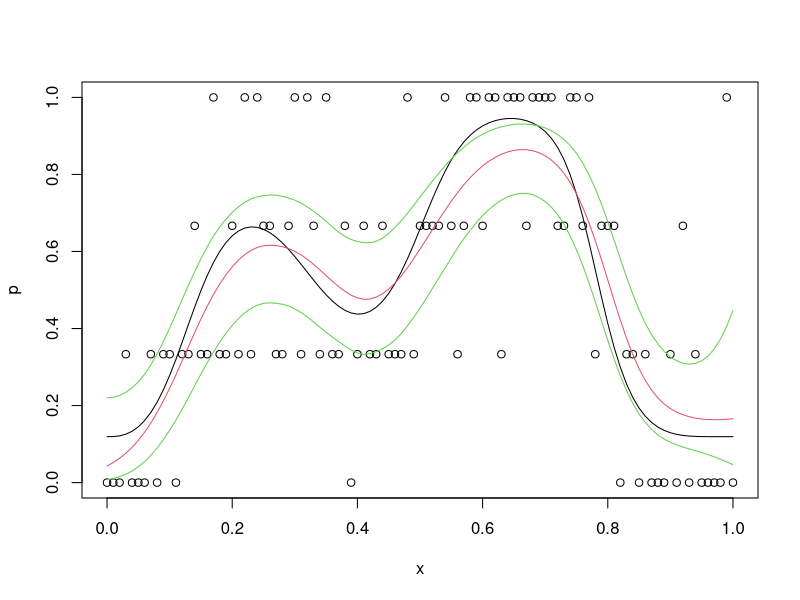

Source code (R):
library(gss)


### Name: gssanova
### Title: Fitting Smoothing Spline ANOVA Models with Non-Gaussian
###   Responses
### Aliases: gssanova
### Keywords: models regression smooth

### ** Examples

## Fit a cubic smoothing spline logistic regression model
test <- function(x)
        {.3*(1e6*(x^11*(1-x)^6)+1e4*(x^3*(1-x)^10))-2}
x <- (0:100)/100
p <- 1-1/(1+exp(test(x)))
y <- rbinom(x,3,p)
logit.fit <- gssanova(cbind(y,3-y)~x,family="binomial")
## The same fit
logit.fit1 <- gssanova(y/3~x,"binomial",weights=rep(3,101),
                       id.basis=logit.fit$id.basis)
## Obtain estimates and standard errors on a grid
est <- predict(logit.fit,data.frame(x=x),se=TRUE)
## Plot the fit and the Bayesian confidence intervals
plot(x,y/3,ylab="p")
lines(x,p,col=1)
lines(x,1-1/(1+exp(est$fit)),col=2)
lines(x,1-1/(1+exp(est$fit+1.96*est$se)),col=3)
lines(x,1-1/(1+exp(est$fit-1.96*est$se)),col=3)

## Fit a mixed-effect logistic model
data(bacteriuria)
bact.fit <- gssanova(infect~trt+time,family="binomial",data=bacteriuria,
                     id.basis=(1:820)[bacteriuria$id%in%c(3,38)],random=~1|id)
## Predict fixed effects
predict(bact.fit,data.frame(time=2:16,trt=as.factor(rep(1,15))),se=TRUE)
## Estimated random effects
bact.fit$b

## Clean up
## Not run: 
##D rm(test,x,p,y,logit.fit,logit.fit1,est,bacteriuria,bact.fit)
##D dev.off()
## End(Not run)
